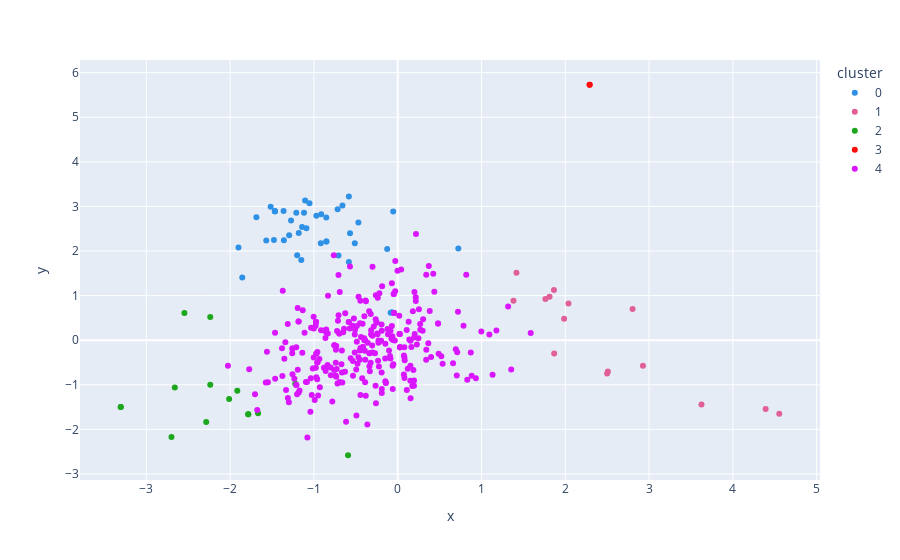

Here is the notebook cell this chart was saved with:
### Code cell
fig = px.scatter(pca_df, x="x", y="y", color="cluster",
                 hover_data=['word'],
                 color_discrete_sequence=px.colors.qualitative.Dark24)
fig.show()

### Figure 1 — Plotly figure (JSON) as saved in the notebook; plotly's stock layout.template omitted (floating-point values rounded to 4 significant figures; data arrays with more than 128 entries replaced by an {"elided": "..."} marker saying what was removed)
{"data": [{"customdata": [["Damien"], ["Scotland"], ["Zidane"], ["R"], ["Gaal"], ["Charlotte"], ["Joshua"], ["Jong"], ["un"], ["Bernie"], ["North"], ["Korean"], ["India"], ["v"], ["NHS"], ["Netflix"], ["princess"], ["Cambridge"], ["Duchess"], ["Brennan"], ["eSports"], ["AR-15"], ["Tesla"], ["m"], ["York"], ["east"], ["Mowbray"], ["Spain"], ["England"], ["BBC"], ["English"], ["SMS"], ["Plaid"], ["UK"], ["MMS"], ["BBC"], ["MOTD"], ["BBC"], ["Jimenez"], ["Scottish"], ["Barca"]], "hovertemplate": "cluster=0<br>x=%{x}<br>y=%{y}<br>word=%{customdata[0]}<extra></extra>", "legendgroup": "0", "marker": {"color": "#2E91E5", "symbol": "circle"}, "mode": "markers", "name": "0", "showlegend": true, "type": "scatter", "x": [-0.7174, -1.362, -0.583, -0.5692, -1.181, -1.089, -0.4694, -1.053, -0.9173, -1.142, -0.06781, -1.105, -1.9, -0.1259, -1.855, -0.5829, -0.05367, -1.477, -1.151, -1.118, -1.358, -0.7067, -1.2, 0.7233, -1.295, -0.08393, -1.21, -1.273, -1.686, -1.465, -0.8524, -0.8515, -0.5122, -1.568, -0.8515, -1.465, -0.9709, -1.465, -0.9133, -1.516, -0.6593], "xaxis": "x", "y": [2.939, 2.895, 3.221, 2.401, 2.405, 2.511, 2.641, 3.07, 2.175, 2.537, 0.6255, 3.135, 2.079, 2.043, 1.407, 1.753, 2.886, 2.248, 1.797, 2.856, 2.24, 1.899, 1.905, 2.056, 2.355, 0.6141, 2.859, 2.686, 2.758, 2.89, 2.752, 2.215, 2.175, 2.235, 2.215, 2.89, 2.789, 2.89, 2.827, 2.996, 3.02], "yaxis": "y"}, {"customdata": [["3"], ["10"], ["hours"], ["58"], ["5"], ["day"], ["seconds"], ["minutes"], ["weeks"], ["11"], ["£"], ["ago"], ["minute"], ["17"], ["hour"]], "hovertemplate": "cluster=1<br>x=%{x}<br>y=%{y}<br>word=%{customdata[0]}<extra></extra>", "legendgroup": "1", "marker": {"color": "#E15F99", "symbol": "circle"}, "mode": "markers", "name": "1", "showlegend": true, "type": "scatter", "x": [1.864, 1.986, 4.553, 1.381, 2.038, 1.867, 2.927, 4.391, 2.5, 1.812, 1.417, 2.803, 2.508, 1.763, 3.625], "xaxis": "x", "y": [1.129, 0.4823, -1.651, 0.887, 0.8247, -0.2987, -0.5716, -1.543, -0.7488, 0.9757, 1.516, 0.6995, -0.699, 0.9239, -1.442], "yaxis": "y"}, {"customdata": [["viral"], ["Ebola"], ["anti"], ["Drug"], ["coronavirus"], ["drug"], ["flu"], ["virus"], ["patients"], ["antibodies"], ["outbreak"], ["plasma"], ["vaccine"], ["vaccinations"], ["pandemic"]], "hovertemplate": "cluster=2<br>x=%{x}<br>y=%{y}<br>word=%{customdata[0]}<extra></extra>", "legendgroup": "2", "marker": {"color": "#1CA71C", "symbol": "circle"}, "mode": "markers", "name": "2", "showlegend": true, "type": "scatter", "x": [-2.237, -2.237, -2.545, -1.784, -3.305, -1.784, -1.914, -3.305, -0.5927, -1.667, -2.012, -1.223, -2.7, -2.285, -2.66], "xaxis": "x", "y": [-1.0, 0.5196, 0.609, -1.662, -1.497, -1.662, -1.134, -1.497, -2.58, -1.635, -1.319, -0.9769, -2.172, -1.832, -1.062], "yaxis": "y"}, {"customdata": [["★"], ["☆"]], "hovertemplate": "cluster=3<br>x=%{x}<br>y=%{y}<br>word=%{customdata[0]}<extra></extra>", "legendgroup": "3", "marker": {"color": "#FB0D0D", "symbol": "circle"}, "mode": "markers", "name": "3", "showlegend": true, "type": "scatter", "x": [2.29, 2.29], "xaxis": "x", "y": [5.729, 5.729], "yaxis": "y"}, {"customdata": {"elided": "286x1 str values"}, "hovertemplate": "cluster=4<br>x=%{x}<br>y=%{y}<br>word=%{customdata[0]}<extra></extra>", "legendgroup": "4", "marker": {"color": "#DA16FF", "symbol": "circle"}, "mode": "markers", "name": "4", "showlegend": true, "type": "scatter", "x": {"elided": "286 float values"}, "xaxis": "x", "y": {"elided": "286 float values"}, "yaxis": "y"}], "layout": {"legend": {"title": {"text": "cluster"}, "tracegroupgap": 0}, "margin": {"t": 60}, "xaxis": {"anchor": "y", "domain": [0, 1], "title": {"text": "x"}}, "yaxis": {"anchor": "x", "domain": [0, 1], "title": {"text": "y"}}}}
